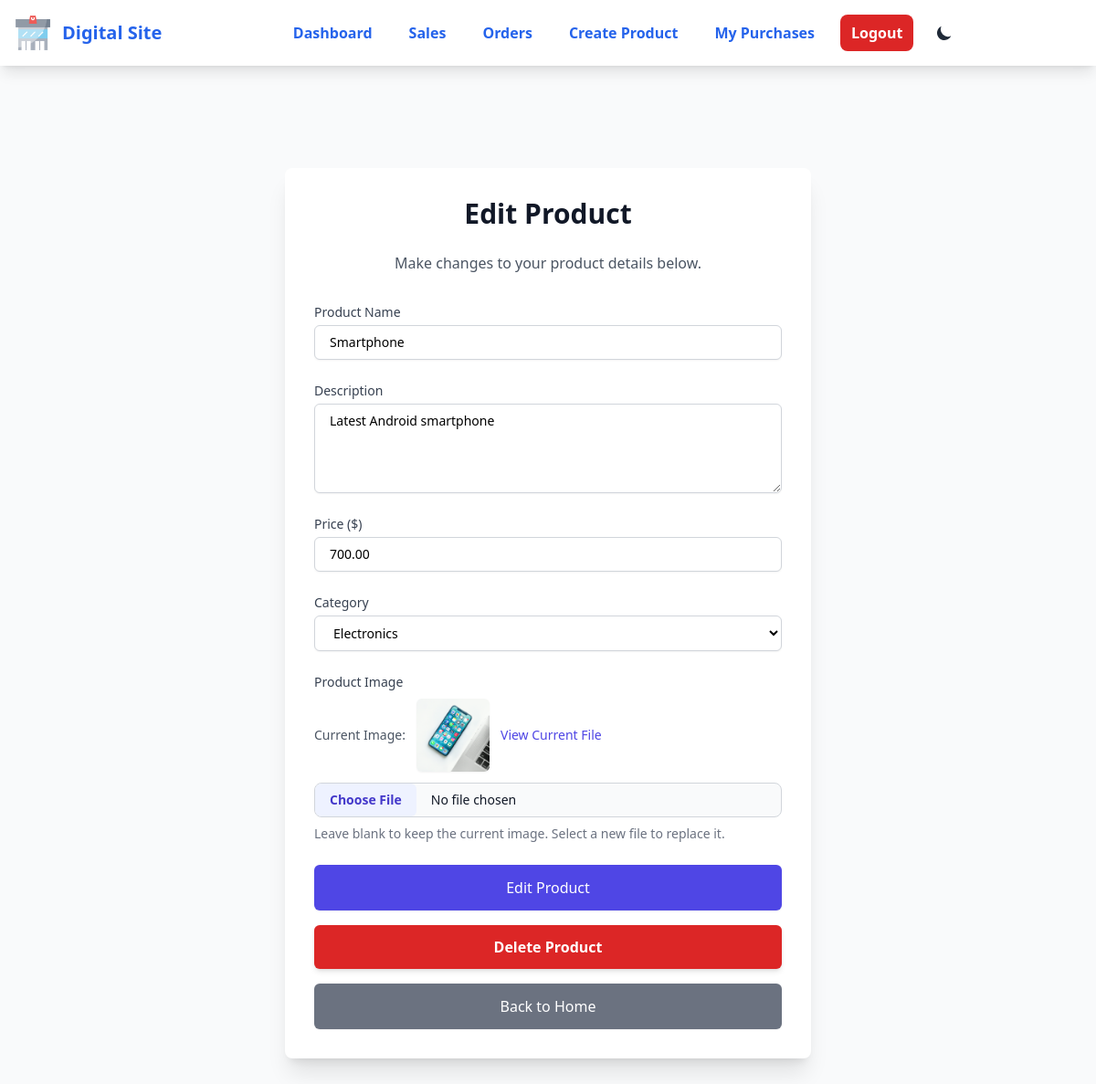
Page /edit_product/1 (signed in) on the committed database.
### main/models.py (models this page shows, shortened)
class Product(models.Model):
    seller = models.ForeignKey(User,on_delete=models.CASCADE,related_name='products')
    name = models.CharField(max_length=255)
    desc = models.CharField(max_length=255)
    price = models.DecimalField(max_digits=10, decimal_places=2, validators=[MinValueValidator(Decimal('0.01'))])
    file = models.FileField(upload_to='uploads', default='uploads/no_image.png')
    category = models.ForeignKey(Category, on_delete=models.CASCADE, related_name='products')
    created_at = models.DateTimeField(auto_now_add=True)
    updated_at = models.DateTimeField(auto_now=True)

class Category(models.Model):
    name = models.CharField(max_length=100, unique=True)
    description = models.TextField(blank=True, null=True)
    def __str__(self):
        return self.name

### main/views.py (the view)
# urls.py: path('edit_product/<int:id>',views.product_edit,name='product_edit'),
@login_required
def product_edit(request, id):
    user = request.user
    try:
        product = Product.objects.get(id=id, seller=user)
    except Product.DoesNotExist:
        return redirect('main:403')
    if request.method == "POST":
        form = ProductForm(request.POST, request.FILES, instance=product)
        if form.is_valid():
            form.save()
            return redirect('main:index')
    else:
        form = ProductForm(instance=product)
    data = {
        'form': form,
        'title': "Edit",
        'product': product,
    }
    return render(request, 'product_form.html', data)

### main/forms.py
class ProductForm(forms.ModelForm):
    class Meta:
        model = Product
        fields=['name','desc','price','file','category']

### main/templates/product_form.html (shortened to what this page needs)
{% extends 'base.html' %}
{% block body %}
<div class="container mx-auto px-4 py-8">
    <div class="max-w-xl mx-auto bg-white p-8 rounded-lg shadow-xl">
        <h2 class="text-3xl font-extrabold text-gray-900 mb-6 text-center">
            {{ title }} Product
        </h2>
        <p class="text-center text-gray-600 mb-8">
            {% if title == "Edit" %}
                Make changes to your product details below.
            {% else %}
                Fill out the details below to add a new product to your store.
            {% endif %}
        </p>
        <form method="post" enctype="multipart/form-data" class="space-y-6">
            <div>
                <label for="{{ form.name.id_for_label }}" class="block text-sm font-medium text-gray-700">Product Name</label>
                <input type="text" name="{{ form.name.name }}" id="{{ form.name.id_for_label }}"
                       value="{{ form.name.value|default_if_none:'' }}"
                       class="mt-1 block w-full px-4 py-2 border border-gray-300 rounded-md shadow-sm
                              focus:ring-indigo-500 focus:border-indigo-500 sm:text-sm"
                       placeholder="e.g., Organic Honey">
            </div>
            <div>
                <label for="{{ form.desc.id_for_label }}" class="block text-sm font-medium text-gray-700">Description</label>
                <textarea name="{{ form.desc.name }}" id="{{ form.desc.id_for_label }}" rows="4"
                          class="mt-1 block w-full px-4 py-2 border border-gray-300 rounded-md shadow-sm
                                 focus:ring-indigo-500 focus:border-indigo-500 sm:text-sm"
                          placeholder="A detailed description of your product.">{{ form.desc.value|default_if_none:'' }}</textarea>
            </div>
            <div>
                <label for="{{ form.price.id_for_label }}" class="block text-sm font-medium text-gray-700">Price ($)</label>
                <input type="number" name="{{ form.price.name }}" id="{{ form.price.id_for_label }}"
                       value="{{ form.price.value|default_if_none:'' }}"
                       step="0.01" min="0"
                       class="mt-1 block w-full px-4 py-2 border border-gray-300 rounded-md shadow-sm
                              focus:ring-indigo-500 focus:border-indigo-500 sm:text-sm"
                       placeholder="e.g., 19.99">
            </div>
            <div>
                <label for="{{ form.category.id_for_label }}" class="block text-sm font-medium text-gray-700">Category</label>
                <select name="{{ form.category.name }}" id="{{ form.category.id_for_label }}"
                        class="mt-1 block w-full px-4 py-2 border border-gray-300 rounded-md shadow-sm
                               focus:ring-indigo-500 focus:border-indigo-500 sm:text-sm bg-white">
                    {% for value, text in form.category.field.choices %}
                        <option value="{{ value }}" {% if form.category.value == value %}selected{% endif %}>{{ text }}</option>
                    {% endfor %}
                </select>
            </div>
            <div>
                <label for="{{ form.file.id_for_label }}" class="block text-sm font-medium text-gray-700">Product Image</label>
                {% if product and product.file %}
                    <div class="mt-2 mb-3 flex items-center space-x-3">
                        <span class="text-sm font-medium text-gray-600">Current Image:</span>
                        {% if product.file.url %}
                            <img src="{{ product.file.url }}" alt="{{ product.name }} current image" class="w-20 h-20 object-cover rounded-md shadow-sm">
                            <a href="{{ product.file.url }}" target="_blank" class="text-indigo-600 hover:text-indigo-800 text-sm">View Current File</a>
                        {% else %}
                            <p class="text-sm text-gray-500">No image uploaded yet.</p>
                        {% endif %}
                    </div>
                {% endif %}
                <input type="file" name="{{ form.file.name }}" id="{{ form.file.id_for_label }}"
                       class="mt-1 block w-full text-sm text-gray-900 border border-gray-300 rounded-lg cursor-pointer bg-gray-50
                              focus:outline-none file:mr-4 file:py-2 file:px-4
                              file:rounded-md file:border-0 file:text-sm file:font-semibold
                              file:bg-indigo-50 file:text-indigo-700 hover:file:bg-indigo-100">
                {% if product and product.file and product.file.url and product.file.url != '/static/uploads/no_image.png' %}
                    <p class="mt-2 text-sm text-gray-500">Leave blank to keep the current image. Select a new file to replace it.</p>
                {% else %}
                    <p class="mt-2 text-sm text-gray-500">Select an image for your product.</p>
                {% endif %}
            </div>
            <div class="flex justify-end gap-3 mt-8">
                <button type="submit"
                        class="flex-1 py-3 px-4 border border-transparent rounded-md shadow-sm text-base font-medium text-white bg-indigo-600
                               hover:bg-indigo-700 focus:outline-none focus:ring-2 focus:ring-offset-2 focus:ring-indigo-500 transition duration-300">
                   {{ title }} Product
                </button>
            </div>
        </form>
        {% if product %}
            <form action="{% url 'main:product_delete' product.id %}" method="post"
                  onsubmit="return confirm('Are you sure you want to delete \'{{ product.name }}\'? This action cannot be undone.')"
                  class="mt-4">
                <button type="submit"
                        class="w-full py-3 px-4 bg-red-600 text-white font-semibold rounded-md shadow-md hover:bg-red-700
                               focus:outline-none focus:ring-2 focus:ring-offset-2 focus:ring-red-500 transition duration-300">
                    Delete Product
                </button>
            </form>
        {% endif %}
        <div class="mt-4">
            <a href="{% url 'main:index' %}"
               class="w-full inline-flex justify-center py-3 px-4 border border-transparent rounded-md shadow-sm text-base font-medium text-white bg-gray-500
                      hover:bg-gray-600 focus:outline-none focus:ring-2 focus:ring-offset-2 focus:ring-gray-500 transition duration-300">
                Back to Home
            </a>
        </div>
    </div>
</div>
{% endblock %}

### main/templates/base.html (style rules this page uses)
body { transition: background-color 0.3s ease; }

### rows in the picture
Product: name "Smartphone", desc "Latest Android smartphone", price "700.00", file (picture)
Category: category "Electronics"

### other values in the picture
{{ title }} "Edit"
